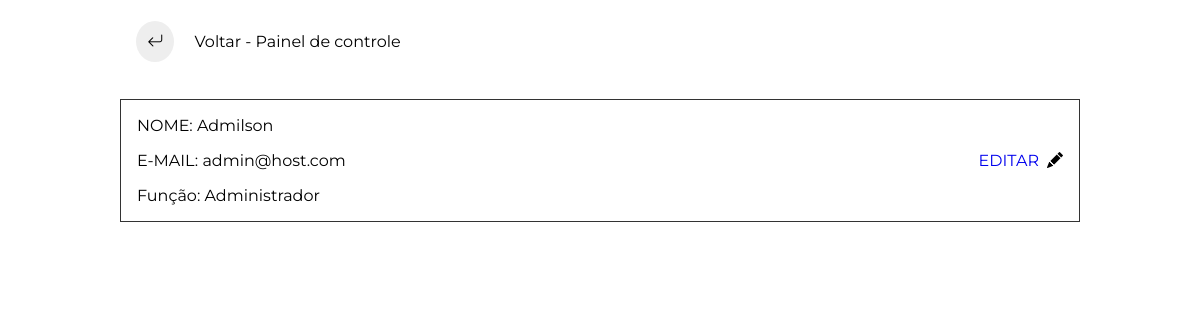
/admin_pages/usuarios.php (signed in), run on the app's committed database.
### tables this page shows
CREATE TABLE `usuarios` (
  `ID` int NOT NULL,
  `USER_NOME` varchar(100) DEFAULT NULL,
  `EMAIL` varchar(255) DEFAULT NULL,
  `SENHA` varchar(255) DEFAULT NULL,
  `ADMINISTRADOR` int DEFAULT NULL
);

### admin_pages/usuarios.php (the view, shortened to what this page needs)
<?php
  require '../ops/db.php';
  if ($_SESSION['admin'] == 1) {
    $sql = mysqli_query($conn, "SELECT * FROM usuarios");
  } else {
    $sql = mysqli_query($conn, "SELECT * FROM usuarios WHERE ADMINISTRADOR = '0'");
  }
?>
<!DOCTYPE html>
<html lang="pt-BR">
<head>
  <link rel="stylesheet" href="https://cdn.jsdelivr.net/npm/bootstrap-icons@1.10.3/font/bootstrap-icons.css">
  <link rel="stylesheet" href="../assets/css/admin_main/usuarios.css">
</head>
<body>
  <div class="container">
    <header>
      <div class="navbar">
          <i class="bi bi-arrow-return-left" onclick="voltar()"></i>
          <span>Voltar - Painel de controle</span>
      </div>
    </header>
    <main>
      <div class='users'>
        <?php
          while ($rows = mysqli_fetch_array($sql)) {
            echo "<div class='user'>
                    <div class='user-info'>
                    <span class='name'>NOME: $rows[USER_NOME]</span>
                    <span class='email'>E-MAIL: $rows[EMAIL]</span>";
            echo($rows['ADMINISTRADOR'] == 1 ? "<span class='role'>Função: Administrador</span>" : "<span class='role'>Função: Funcionário</span>");
            echo("</div>");
            if ($_SESSION['admin'] == '1') {
              echo "<div class='tools'>";
              echo "<div class='admin-tool edit'><a href='./edit_user.php?id=$rows[ID]'>EDITAR</a><i class='bi bi-pencil-fill'></i></div>";
              echo "</div></div>";
            }
          }
        ?>
      </div>
    </main>
  </div>
</body>
</html>

### assets/css/admin_main/usuarios.css (style rules this page uses)
* { margin: 0; padding: 0; box-sizing: border-box; font-family: 'Montserrat', system-ui, sans-serif; }
body { padding-top: 1rem; }
.container { width: 80%; margin: 0 auto; }
.navbar { padding: 1rem; margin-bottom: 2rem; }
.navbar i { padding: 0.7rem; border-radius: 50%; background-color: #eee; transition: background-color 0.3s; }
.navbar span { margin-left: 1rem; }
.users { display: flex; flex-flow: row wrap; gap: 2rem; }
.user { border: 1px solid #333; flex-basis: 100%; padding: 1rem; display: flex; flex-direction: row; justify-content: space-between; align-items: center; }
.user-info span { display: block; }
.user-info .email, .user-info .role { margin-top: 1rem; }
.admin-tool { text-align: right; }
.admin-tool a { text-decoration: none; margin-right: 0.5rem; }

### data on the page
usuarios: USER_NOME "Admilson", EMAIL "admin@host.com", ADMINISTRADOR "Função: Administrador"
